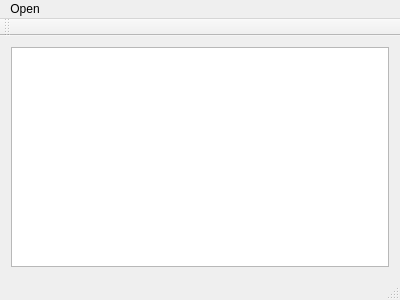
<?xml version="1.0" encoding="UTF-8"?>
<ui version="4.0">
 <class>MainWindow</class>
 <widget class="QMainWindow" name="MainWindow">
  <property name="geometry">
   <rect>
    <x>0</x>
    <y>0</y>
    <width>400</width>
    <height>300</height>
   </rect>
  </property>
  <property name="windowTitle">
   <string>MainWindow</string>
  </property>
  <widget class="QWidget" name="centralWidget">
   <layout class="QHBoxLayout" name="horizontalLayout">
    <item>
     <widget class="QTextEdit" name="textEdit">
      <property name="font">
       <font>
        <family>Courier New</family>
       </font>
      </property>
      <property name="readOnly">
       <bool>true</bool>
      </property>
     </widget>
    </item>
   </layout>
  </widget>
  <widget class="QMenuBar" name="menuBar">
   <property name="geometry">
    <rect>
     <x>0</x>
     <y>0</y>
     <width>400</width>
     <height>21</height>
    </rect>
   </property>
   <widget class="QMenu" name="menuOpen">
    <property name="title">
     <string>Open</string>
    </property>
   </widget>
   <addaction name="menuOpen"/>
  </widget>
  <widget class="QToolBar" name="mainToolBar">
   <attribute name="toolBarArea">
    <enum>TopToolBarArea</enum>
   </attribute>
   <attribute name="toolBarBreak">
    <bool>false</bool>
   </attribute>
  </widget>
  <widget class="QStatusBar" name="statusBar"/>
 </widget>
 <layoutdefault spacing="6" margin="11"/>
 <resources/>
 <connections/>
</ui>
